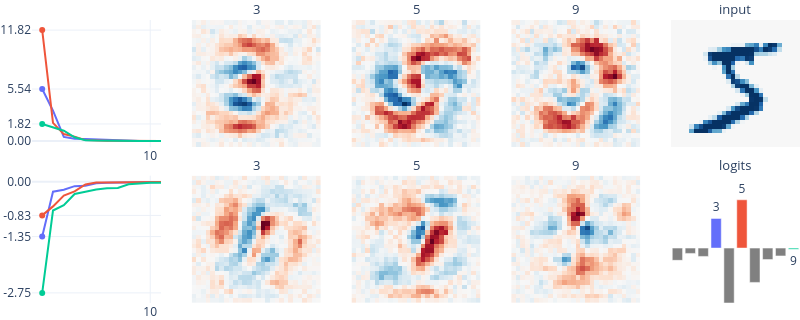

Notebook code for this chart:
### Markdown cell above
### Using eigenvectors as explanations.
The features we get are nice, but are they actually good at explaining why a model makes a certain prediction? We can check this by measuring the activations for a given input and then plotting the features that activated most strongly. We plot both the top and bottom activating eigenvector for the three digits that had the highest logits. We see that, generally, only very few eigenvectors contribute significantly.

### Code cell
plot_explanation(model, train.x[0])

### Figure 1 — Plotly figure (JSON) as saved in the notebook; plotly's stock layout.template omitted (floating-point values rounded to 4 significant figures; data arrays with more than 128 entries replaced by an {"elided": "..."} marker saying what was removed)
{"data": [{"marker": {"color": "#636EFA"}, "mode": "lines", "showlegend": false, "type": "scatter", "xaxis": "x", "y": [5.543, 3.228, 0.4428, 0.2376, 0.223, 0.1738, 0.153, 0.0373, 0.03503, 0.01366, 0.01168, 0.01116], "yaxis": "y"}, {"marker": {"color": "#636EFA"}, "mode": "markers", "showlegend": false, "type": "scatter", "xaxis": "x", "y": [5.543], "yaxis": "y"}, {"marker": {"color": "#636EFA"}, "mode": "lines", "showlegend": false, "type": "scatter", "xaxis": "x6", "y": [-1.355, -0.2454, -0.1965, -0.107, -0.09975, -0.03779, -0.02317, -0.01776, -0.01407, -0.007397, -0.007214, -0.006595], "yaxis": "y6"}, {"marker": {"color": "#636EFA"}, "mode": "markers", "showlegend": false, "type": "scatter", "xaxis": "x6", "y": [-1.355], "yaxis": "y6"}, {"marker": {"color": "#EF553B"}, "mode": "lines", "showlegend": false, "type": "scatter", "xaxis": "x", "y": [11.82, 1.93, 0.7404, 0.4725, 0.09579, 0.03241, 0.01932, 0.01676, 0.01256, 0.007197, 0.006738, 0.005304], "yaxis": "y"}, {"marker": {"color": "#EF553B"}, "mode": "markers", "showlegend": false, "type": "scatter", "xaxis": "x", "y": [11.82], "yaxis": "y"}, {"marker": {"color": "#EF553B"}, "mode": "lines", "showlegend": false, "type": "scatter", "xaxis": "x6", "y": [-0.8304, -0.6079, -0.3408, -0.2355, -0.06492, -0.01503, -0.01393, -0.01175, -0.007879, -0.005968, -0.005011, -0.004843], "yaxis": "y6"}, {"marker": {"color": "#EF553B"}, "mode": "markers", "showlegend": false, "type": "scatter", "xaxis": "x6", "y": [-0.8304], "yaxis": "y6"}, {"marker": {"color": "#00CC96"}, "mode": "lines", "showlegend": false, "type": "scatter", "xaxis": "x", "y": [1.822, 1.429, 1.098, 0.3991, 0.09021, 0.05152, 0.02563, 0.01376, 0.01359, 0.009605, 0.008539, 0.00649], "yaxis": "y"}, {"marker": {"color": "#00CC96"}, "mode": "markers", "showlegend": false, "type": "scatter", "xaxis": "x", "y": [1.822], "yaxis": "y"}, {"marker": {"color": "#00CC96"}, "mode": "lines", "showlegend": false, "type": "scatter", "xaxis": "x6", "y": [-2.748, -0.7094, -0.5766, -0.3004, -0.2456, -0.1913, -0.1614, -0.1518, -0.05979, -0.03691, -0.0223, -0.02221], "yaxis": "y6"}, {"marker": {"color": "#00CC96"}, "mode": "markers", "showlegend": false, "type": "scatter", "xaxis": "x6", "y": [-2.748], "yaxis": "y6"}, {"colorscale": [[0, "rgb(103,0,31)"], [0.1, "rgb(178,24,43)"], [0.2, "rgb(214,96,77)"], [0.3, "rgb(244,165,130)"], [0.4, "rgb(253,219,199)"], [0.5, "rgb(247,247,247)"], [0.6, "rgb(209,229,240)"], [0.7, "rgb(146,197,222)"], [0.8, "rgb(67,147,195)"], [0.9, "rgb(33,102,172)"], [1, "rgb(5,48,97)"]], "showscale": false, "type": "heatmap", "xaxis": "x2", "yaxis": "y2", "z": {"elided": "28x28 float values"}, "zmid": 0}, {"colorscale": [[0, "rgb(103,0,31)"], [0.1, "rgb(178,24,43)"], [0.2, "rgb(214,96,77)"], [0.3, "rgb(244,165,130)"], [0.4, "rgb(253,219,199)"], [0.5, "rgb(247,247,247)"], [0.6, "rgb(209,229,240)"], [0.7, "rgb(146,197,222)"], [0.8, "rgb(67,147,195)"], [0.9, "rgb(33,102,172)"], [1, "rgb(5,48,97)"]], "showscale": false, "type": "heatmap", "xaxis": "x7", "yaxis": "y7", "z": {"elided": "28x28 float values"}, "zmid": 0}, {"colorscale": [[0, "rgb(103,0,31)"], [0.1, "rgb(178,24,43)"], [0.2, "rgb(214,96,77)"], [0.3, "rgb(244,165,130)"], [0.4, "rgb(253,219,199)"], [0.5, "rgb(247,247,247)"], [0.6, "rgb(209,229,240)"], [0.7, "rgb(146,197,222)"], [0.8, "rgb(67,147,195)"], [0.9, "rgb(33,102,172)"], [1, "rgb(5,48,97)"]], "showscale": false, "type": "heatmap", "xaxis": "x3", "yaxis": "y3", "z": {"elided": "28x28 float values"}, "zmid": 0}, {"colorscale": [[0, "rgb(103,0,31)"], [0.1, "rgb(178,24,43)"], [0.2, "rgb(214,96,77)"], [0.3, "rgb(244,165,130)"], [0.4, "rgb(253,219,199)"], [0.5, "rgb(247,247,247)"], [0.6, "rgb(209,229,240)"], [0.7, "rgb(146,197,222)"], [0.8, "rgb(67,147,195)"], [0.9, "rgb(33,102,172)"], [1, "rgb(5,48,97)"]], "showscale": false, "type": "heatmap", "xaxis": "x8", "yaxis": "y8", "z": {"elided": "28x28 float values"}, "zmid": 0}, {"colorscale": [[0, "rgb(103,0,31)"], [0.1, "rgb(178,24,43)"], [0.2, "rgb(214,96,77)"], [0.3, "rgb(244,165,130)"], [0.4, "rgb(253,219,199)"], [0.5, "rgb(247,247,247)"], [0.6, "rgb(209,229,240)"], [0.7, "rgb(146,197,222)"], [0.8, "rgb(67,147,195)"], [0.9, "rgb(33,102,172)"], [1, "rgb(5,48,97)"]], "showscale": false, "type": "heatmap", "xaxis": "x4", "yaxis": "y4", "z": {"elided": "28x28 float values"}, "zmid": 0}, {"colorscale": [[0, "rgb(103,0,31)"], [0.1, "rgb(178,24,43)"], [0.2, "rgb(214,96,77)"], [0.3, "rgb(244,165,130)"], [0.4, "rgb(253,219,199)"], [0.5, "rgb(247,247,247)"], [0.6, "rgb(209,229,240)"], [0.7, "rgb(146,197,222)"], [0.8, "rgb(67,147,195)"], [0.9, "rgb(33,102,172)"], [1, "rgb(5,48,97)"]], "showscale": false, "type": "heatmap", "xaxis": "x9", "yaxis": "y9", "z": {"elided": "28x28 float values"}, "zmid": 0}, {"marker": {"color": ["gray", "gray", "gray", "#636EFA", "gray", "#EF553B", "gray", "gray", "gray", "#00CC96"]}, "showlegend": false, "text": ["", "", "", "3", "", "5", "", "", "", "9"], "textfont": {"size": 12}, "textposition": "outside", "type": "bar", "xaxis": "x10", "y": [-3.307, -1.441, -2.255, 8.014, -14.83, 13.04, -9.272, -3.117, -2.125, -0.3122], "yaxis": "y10"}, {"colorscale": [[0, "rgb(103,0,31)"], [0.1, "rgb(178,24,43)"], [0.2, "rgb(214,96,77)"], [0.3, "rgb(244,165,130)"], [0.4, "rgb(253,219,199)"], [0.5, "rgb(247,247,247)"], [0.6, "rgb(209,229,240)"], [0.7, "rgb(146,197,222)"], [0.8, "rgb(67,147,195)"], [0.9, "rgb(33,102,172)"], [1, "rgb(5,48,97)"]], "showscale": false, "type": "heatmap", "xaxis": "x5", "yaxis": "y5", "z": {"elided": "28x28 float values"}, "zmid": 0}], "layout": {"annotations": [{"font": {"size": 13}, "showarrow": false, "text": "3", "x": 0.292, "xanchor": "center", "xref": "paper", "y": 1, "yanchor": "bottom", "yref": "paper"}, {"font": {"size": 13}, "showarrow": false, "text": "5", "x": 0.5, "xanchor": "center", "xref": "paper", "y": 1, "yanchor": "bottom", "yref": "paper"}, {"font": {"size": 13}, "showarrow": false, "text": "9", "x": 0.708, "xanchor": "center", "xref": "paper", "y": 1, "yanchor": "bottom", "yref": "paper"}, {"font": {"size": 13}, "showarrow": false, "text": "input", "x": 0.916, "xanchor": "center", "xref": "paper", "y": 1, "yanchor": "bottom", "yref": "paper"}, {"font": {"size": 13}, "showarrow": false, "text": "3", "x": 0.292, "xanchor": "center", "xref": "paper", "y": 0.45, "yanchor": "bottom", "yref": "paper"}, {"font": {"size": 13}, "showarrow": false, "text": "5", "x": 0.5, "xanchor": "center", "xref": "paper", "y": 0.45, "yanchor": "bottom", "yref": "paper"}, {"font": {"size": 13}, "showarrow": false, "text": "9", "x": 0.708, "xanchor": "center", "xref": "paper", "y": 0.45, "yanchor": "bottom", "yref": "paper"}, {"font": {"size": 13}, "showarrow": false, "text": "logits", "x": 0.916, "xanchor": "center", "xref": "paper", "y": 0.45, "yanchor": "bottom", "yref": "paper"}], "height": 320, "margin": {"b": 0, "l": 0, "r": 0, "t": 20}, "width": 800, "xaxis": {"anchor": "y", "domain": [0, 0.168], "ticktext": ["10"], "tickvals": [10], "visible": true, "zeroline": false}, "xaxis10": {"anchor": "y10", "domain": [0.832, 1], "visible": false}, "xaxis2": {"anchor": "y2", "domain": [0.208, 0.376], "visible": false}, "xaxis3": {"anchor": "y3", "domain": [0.416, 0.584], "visible": false}, "xaxis4": {"anchor": "y4", "domain": [0.624, 0.792], "visible": false}, "xaxis5": {"anchor": "y5", "domain": [0.832, 1], "visible": false}, "xaxis6": {"anchor": "y6", "domain": [0, 0.168], "ticktext": ["10"], "tickvals": [10], "visible": true, "zeroline": false}, "xaxis7": {"anchor": "y7", "domain": [0.208, 0.376], "visible": false}, "xaxis8": {"anchor": "y8", "domain": [0.416, 0.584], "visible": false}, "xaxis9": {"anchor": "y9", "domain": [0.624, 0.792], "visible": false}, "yaxis": {"anchor": "x", "domain": [0.55, 1], "ticktext": ["0.00", "5.54", "11.82", "1.82"], "tickvals": [0, 5.543, 11.82, 1.822], "visible": true}, "yaxis10": {"anchor": "x10", "domain": [0, 0.45], "range": [-14.83, 19.56], "visible": false}, "yaxis2": {"anchor": "x2", "domain": [0.55, 1], "visible": false}, "yaxis3": {"anchor": "x3", "domain": [0.55, 1], "visible": false}, "yaxis4": {"anchor": "x4", "domain": [0.55, 1], "visible": false}, "yaxis5": {"anchor": "x5", "domain": [0.55, 1], "visible": false}, "yaxis6": {"anchor": "x6", "domain": [0, 0.45], "ticktext": ["0.00", "-1.35", "-0.83", "-2.75"], "tickvals": [0, -1.355, -0.8304, -2.748], "visible": true}, "yaxis7": {"anchor": "x7", "domain": [0, 0.45], "visible": false}, "yaxis8": {"anchor": "x8", "domain": [0, 0.45], "visible": false}, "yaxis9": {"anchor": "x9", "domain": [0, 0.45], "visible": false}}}
